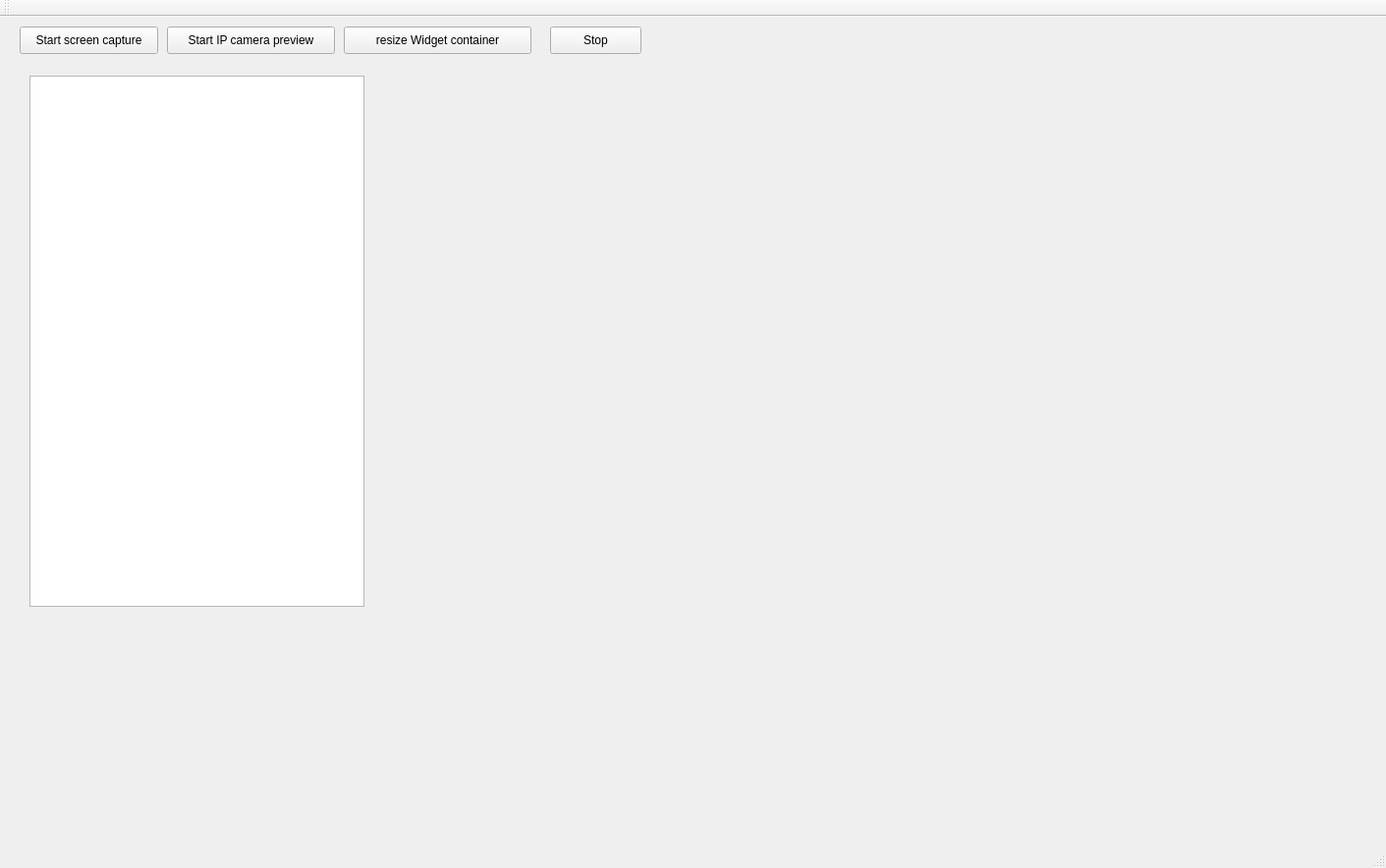
<?xml version="1.0" encoding="UTF-8"?>
<ui version="4.0">
 <class>qt_quick_start_with_overlaysClass</class>
 <widget class="QMainWindow" name="qt_quick_start_with_overlaysClass">
  <property name="geometry">
   <rect>
    <x>0</x>
    <y>0</y>
    <width>1411</width>
    <height>884</height>
   </rect>
  </property>
  <property name="windowTitle">
   <string>qt_quick_start_with_overlaysClass</string>
  </property>
  <widget class="QWidget" name="centralWidget">
   <widget class="QPushButton" name="btnResizeWidgetContainer">
    <property name="geometry">
     <rect>
      <x>350</x>
      <y>10</y>
      <width>191</width>
      <height>28</height>
     </rect>
    </property>
    <property name="text">
     <string>resize Widget container</string>
    </property>
   </widget>
   <widget class="QPushButton" name="btnStop">
    <property name="geometry">
     <rect>
      <x>560</x>
      <y>10</y>
      <width>93</width>
      <height>28</height>
     </rect>
    </property>
    <property name="text">
     <string>Stop</string>
    </property>
   </widget>
   <widget class="QPushButton" name="btnStartScreenCapture">
    <property name="geometry">
     <rect>
      <x>20</x>
      <y>10</y>
      <width>141</width>
      <height>28</height>
     </rect>
    </property>
    <property name="text">
     <string>Start screen capture</string>
    </property>
   </widget>
   <widget class="QPushButton" name="btnSartIPCameraPreview">
    <property name="geometry">
     <rect>
      <x>170</x>
      <y>10</y>
      <width>171</width>
      <height>28</height>
     </rect>
    </property>
    <property name="text">
     <string>Start IP camera preview</string>
    </property>
   </widget>
   <widget class="QWidget" name="wdgVideoGrabberContainer" native="true">
    <property name="geometry">
     <rect>
      <x>380</x>
      <y>50</y>
      <width>941</width>
      <height>601</height>
     </rect>
    </property>
   </widget>
   <widget class="QTextEdit" name="txtLog">
    <property name="geometry">
     <rect>
      <x>30</x>
      <y>60</y>
      <width>341</width>
      <height>541</height>
     </rect>
    </property>
   </widget>
  </widget>
  <widget class="QMenuBar" name="menuBar">
   <property name="geometry">
    <rect>
     <x>0</x>
     <y>0</y>
     <width>1411</width>
     <height>33</height>
    </rect>
   </property>
  </widget>
  <widget class="QToolBar" name="mainToolBar">
   <attribute name="toolBarArea">
    <enum>TopToolBarArea</enum>
   </attribute>
   <attribute name="toolBarBreak">
    <bool>false</bool>
   </attribute>
  </widget>
  <widget class="QStatusBar" name="statusBar"/>
 </widget>
 <layoutdefault spacing="6" margin="11"/>
 <resources>
  <include location="qt_quick_start_with_overlays.qrc"/>
 </resources>
 <connections/>
</ui>
